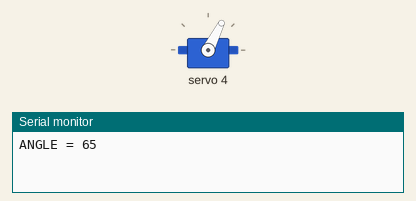
Recording of a sketch running on a simulated Arduino Uno, built with avr-gcc and run on an emulated ATmega328P. Parts: servo, the last lines printed to the serial monitor.

Above: at 0.1 s.
At 35.1 s:
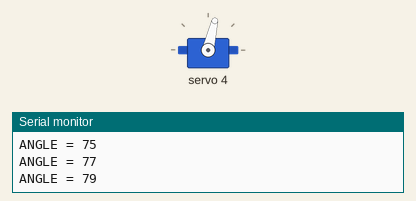
Timing chart, 0 to 36.6 s (numbered marks = the images above):
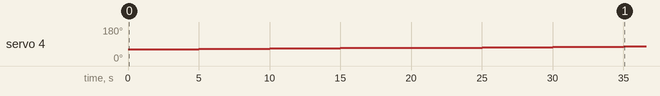

The sketch:

pca9685_table_calib.ino
```cpp
#include <Wire.h>
#include <Adafruit_PWMServoDriver.h>

// The PCA9685 address
#define PCA9685_ADDRESS 0x40

// Create the PWM servo driver object
Adafruit_PWMServoDriver pwm = Adafruit_PWMServoDriver(PCA9685_ADDRESS);

// Define constants for the servo
#define SERVO_MIN_PULSE_WIDTH 100   // Minimum pulse width in microseconds 100    50
#define SERVO_MAX_PULSE_WIDTH 500   // Maximum pulse width in microseconds 500   500
#define SERVO_MIN_ANGLE 65            // Minimum angle in degrees
#define SERVO_MAX_ANGLE 161         // Maximum angle in degrees
#define AngleStep 2
#define SelectedServo 4

void setup() {
  Serial.begin(9600);
  pwm.begin();
  pwm.setPWMFreq(50);  // Analog servos typically run at 50Hz - 60Hz updates

  delay(10);
}

void loop() {
  // Move the servo to different positions
  for (int angle = SERVO_MIN_ANGLE; angle <= SERVO_MAX_ANGLE; angle += AngleStep) {
    setServoAngle(SelectedServo, angle);
    Serial.print("ANGLE = ");
    Serial.println(angle);
    delay(5000); // Delay to allow servo to reach the desired position

  }

}

// Function to set the angle of the servo
void setServoAngle(uint8_t servoNum, int angle) {
  // Convert angle to pulse width
  uint16_t pulse_width = map(angle, 0, 180, SERVO_MIN_PULSE_WIDTH, SERVO_MAX_PULSE_WIDTH);
  // Set pulse width
  pwm.setPWM(servoNum, 0, pulse_width);
}
```

Measured:
- by itself, servo 4: moves from 63° to 77° over 30.0 s
